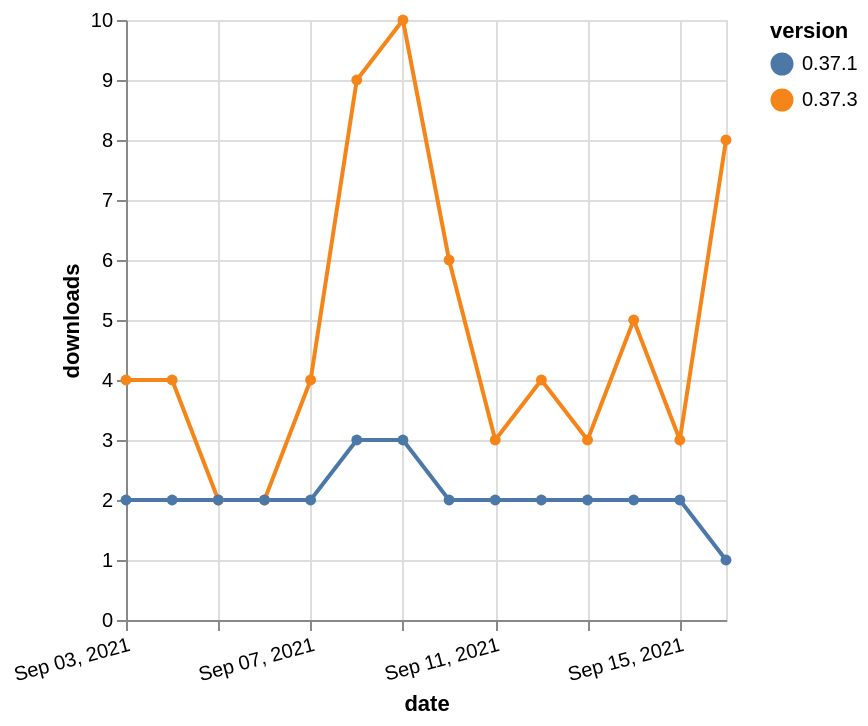

Describe this chart as a Vega-Lite specification.
### Vega-Lite specification from a JSON file in a GitHub repository (floating-point values rounded to 4 significant figures)
{"$schema": "https://vega.github.io/schema/vega-lite/v5.json", "description": "A simple bar chart with embedded data.", "data": {"values": [{"date": "2021-09-03", "total": 9582, "delta": 4, "version": "0.37.3"}, {"date": "2021-09-04", "total": 9586, "delta": 4, "version": "0.37.3"}, {"date": "2021-09-05", "total": 9588, "delta": 2, "version": "0.37.3"}, {"date": "2021-09-06", "total": 9590, "delta": 2, "version": "0.37.3"}, {"date": "2021-09-07", "total": 9594, "delta": 4, "version": "0.37.3"}, {"date": "2021-09-08", "total": 9603, "delta": 9, "version": "0.37.3"}, {"date": "2021-09-09", "total": 9613, "delta": 10, "version": "0.37.3"}, {"date": "2021-09-10", "total": 9619, "delta": 6, "version": "0.37.3"}, {"date": "2021-09-11", "total": 9622, "delta": 3, "version": "0.37.3"}, {"date": "2021-09-12", "total": 9626, "delta": 4, "version": "0.37.3"}, {"date": "2021-09-13", "total": 9629, "delta": 3, "version": "0.37.3"}, {"date": "2021-09-14", "total": 9634, "delta": 5, "version": "0.37.3"}, {"date": "2021-09-15", "total": 9637, "delta": 3, "version": "0.37.3"}, {"date": "2021-09-16", "total": 9645, "delta": 8, "version": "0.37.3"}, {"date": "2021-09-03", "total": 2156, "delta": 2, "version": "0.37.1"}, {"date": "2021-09-04", "total": 2158, "delta": 2, "version": "0.37.1"}, {"date": "2021-09-05", "total": 2160, "delta": 2, "version": "0.37.1"}, {"date": "2021-09-06", "total": 2162, "delta": 2, "version": "0.37.1"}, {"date": "2021-09-07", "total": 2164, "delta": 2, "version": "0.37.1"}, {"date": "2021-09-08", "total": 2167, "delta": 3, "version": "0.37.1"}, {"date": "2021-09-09", "total": 2170, "delta": 3, "version": "0.37.1"}, {"date": "2021-09-10", "total": 2172, "delta": 2, "version": "0.37.1"}, {"date": "2021-09-11", "total": 2174, "delta": 2, "version": "0.37.1"}, {"date": "2021-09-12", "total": 2176, "delta": 2, "version": "0.37.1"}, {"date": "2021-09-13", "total": 2178, "delta": 2, "version": "0.37.1"}, {"date": "2021-09-14", "total": 2180, "delta": 2, "version": "0.37.1"}, {"date": "2021-09-15", "total": 2182, "delta": 2, "version": "0.37.1"}, {"date": "2021-09-16", "total": 2183, "delta": 1, "version": "0.37.1"}]}, "width": "container", "mark": {"type": "line", "point": {"filled": true}}, "encoding": {"x": {"field": "date", "type": "temporal", "timeUnit": "yearmonthdate", "title": "date", "axis": {"labelAngle": -15}}, "y": {"field": "delta", "type": "quantitative", "title": "downloads"}, "color": {"field": "version", "type": "nominal"}, "tooltip": {"field": "delta"}}}
